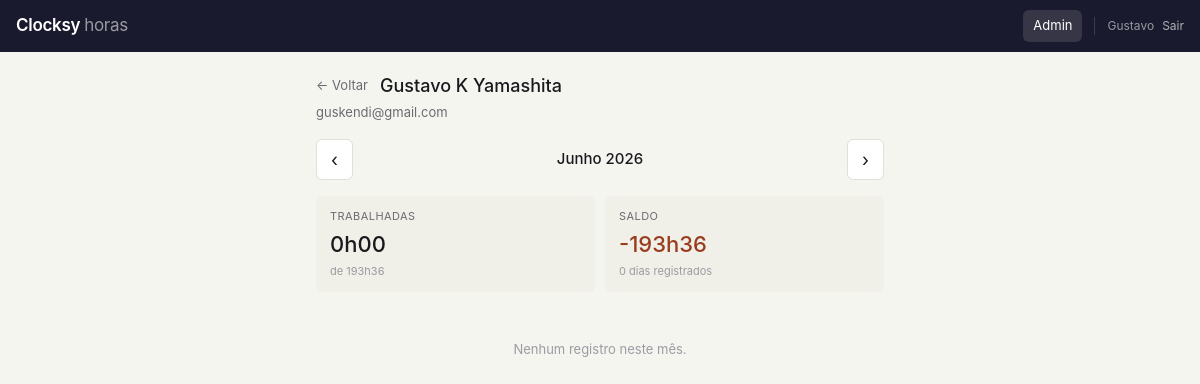
The page /admin/users/2/records (signed in) on the database its author committed.
### models.py (models this page shows, shortened)
class User(UserMixin, db.Model):
    __tablename__ = 'users'
    id = db.Column(db.Integer, primary_key=True)
    name = db.Column(db.String(100), nullable=False)
    email = db.Column(db.String(150), unique=True, nullable=False)
    password_hash = db.Column(db.String(255), nullable=False)
    is_admin = db.Column(db.Boolean, default=False)
    is_active = db.Column(db.Boolean, default=True)
    created_at = db.Column(db.DateTime, default=datetime.utcnow)
    reset_token = db.Column(db.String(255), nullable=True)
    reset_token_expires = db.Column(db.DateTime, nullable=True)
    must_change_password = db.Column(db.Boolean, default=False)
    config = db.relationship('UserConfig', backref='user', uselist=False, cascade='all, delete-orphan')
    records = db.relationship('DayRecord', backref='user', cascade='all, delete-orphan')

### app.py (the view)
@app.route('/admin/users/<int:uid>/records')
@login_required
@admin_required
def admin_user_records(uid):
    user = User.query.get_or_404(uid)
    today = date.today()
    year = int(request.args.get('year', today.year))
    month = int(request.args.get('month', today.month))
    cfg = get_user_config(user)
    _, days_in_month = calendar.monthrange(year, month)
    records = DayRecord.query.filter_by(user_id=uid).filter(
        DayRecord.record_date >= date(year, month, 1),
        DayRecord.record_date <= date(year, month, days_in_month)
    ).all()
    records_map = {r.record_date: r for r in records}
    summary = compute_month_summary(user, year, month, records_map, cfg)
    month_names = ['','Janeiro','Fevereiro','Março','Abril','Maio','Junho',
                   'Julho','Agosto','Setembro','Outubro','Novembro','Dezembro']
    return render_template('admin/user_records.html',
        viewed_user=user, year=year, month=month,
        month_name=month_names[month],
        records_map=records_map,
        summary=summary,
        minutes_to_hhmm=minutes_to_hhmm,
        JUSTIFICATION_LABELS=JUSTIFICATION_LABELS,
        today=today,
        month_names=month_names,
    )

### app.py (called while the page is built)
def admin_required(f):
    from functools import wraps
    @wraps(f)
    def decorated(*args, **kwargs):
        if not current_user.is_authenticated or not current_user.is_admin:
            abort(403)
        return f(*args, **kwargs)
    return decorated

@login_manager.user_loader
def load_user(user_id):
    return User.query.get(int(user_id))

### utils.py (called while the page is built, shortened)
def get_user_config(user):
    cfg = user.config
    work_days = [int(x) for x in cfg.work_days.split(',') if x.strip()]
    try:
        day_schedules = json.loads(cfg.day_schedules or '{}')
    except Exception:
        day_schedules = {}
    return {
        'weekly_hours': cfg.weekly_hours,
        'lunch_minutes': cfg.lunch_minutes,
        'work_days': work_days,
        'day_schedules': day_schedules
    }

def minutes_to_hhmm(mins):
    if mins is None:
        return None
    sign = '-' if mins < 0 else ''
    mins = abs(int(mins))
    h = mins // 60
    m = mins % 60
    return f'{sign}{h}h{str(m).padStart(2,"0")}' if False else f'{sign}{h}h{m:02d}'

def get_day_target_minutes(weekday, cfg):
    schedules = cfg['day_schedules']
    key = str(weekday)
    if key in schedules and schedules[key].get('entry') and schedules[key].get('exit'):
        entry_m = time_to_minutes(schedules[key]['entry'])
        exit_m = time_to_minutes(schedules[key]['exit'])
        if entry_m is not None and exit_m is not None and exit_m > entry_m:
            return (exit_m - entry_m) - cfg['lunch_minutes']
    work_days = cfg['work_days']
    if not work_days:
        return 480
    daily = (cfg['weekly_hours'] * 60) / len(work_days)
    return daily

### templates/admin/user_records.html (shortened to what this page needs)
{% extends 'base.html' %}
{% block body %}
<div class="container">
  <div style="display:flex;align-items:center;gap:12px;margin-bottom:4px">
    <a href="{{ url_for('admin_dashboard') }}" style="color:var(--text2);font-size:13px">← Voltar</a>
    <h2 style="font-size:18px;font-weight:500">{{ viewed_user.name }}</h2>
  </div>
  <p style="font-size:13px;color:var(--text2);margin-bottom:16px">{{ viewed_user.email }}</p>
  <div class="month-nav">
    <a href="{{ url_for('admin_user_records', uid=viewed_user.id, year=year-1 if month==1 else year, month=12 if month==1 else month-1) }}" class="btn-icon">‹</a>
    <span style="font-size:15px;font-weight:500">{{ month_name }} {{ year }}</span>
    <a href="{{ url_for('admin_user_records', uid=viewed_user.id, year=year+1 if month==12 else year, month=1 if month==12 else month+1) }}" class="btn-icon">›</a>
  </div>
  <div class="summary-grid">
    <div class="stat-card">
      <div class="stat-label">Trabalhadas</div>
      <div class="stat-val neu">{{ minutes_to_hhmm(summary.total_worked_mins) }}</div>
      <div class="stat-sub">de {{ minutes_to_hhmm(summary.total_target_mins) }}</div>
    </div>
    <div class="stat-card">
      <div class="stat-label">Saldo</div>
      <div class="stat-val {{ 'pos' if summary.balance_mins >= 0 else 'neg' }}">
        {{ '+' if summary.balance_mins >= 0 else '' }}{{ minutes_to_hhmm(summary.balance_mins) }}
      </div>
      <div class="stat-sub">{{ summary.days_logged }} dias registrados</div>
    </div>
  </div>
  {% set month_names = ['','Janeiro','Fevereiro','Março','Abril','Maio','Junho','Julho','Agosto','Setembro','Outubro','Novembro','Dezembro'] %}
  {% set day_names = ['Dom','Seg','Ter','Qua','Qui','Sex','Sáb'] %}
  {% if records_map %}
  <div class="admin-card">
    <table class="table">
      <thead>
        <tr><th>Data</th><th>Entrada</th><th>Saída</th><th>Justificativa</th><th></th></tr>
      </thead>
      <tbody>
      {% for rec_date, rec in records_map.items()|sort %}
      <tr>
        <td>{{ rec_date.day }} <span style="color:var(--text3);font-size:12px">{{ day_names[(rec_date.weekday()+1)%7] }}</span></td>
        <td>{{ rec.entry_time or '—' }}</td>
        <td>{{ rec.exit_time or '—' }}</td>
        <td>
          {% if rec.justification_type %}
            <span class="badge badge-amber" style="font-size:11px">{{ JUSTIFICATION_LABELS.get(rec.justification_type, rec.justification_type) }}</span>
          {% else %}—{% endif %}
        </td>
        <td>
          <form method="POST" action="{{ url_for('admin_delete_record', rid=rec.id) }}"
            onsubmit="return confirm('Remover este registro?')">
            <button type="submit" class="btn btn-sm" style="color:var(--red);border-color:var(--red)">Excluir</button>
          </form>
        </td>
      </tr>
      {% endfor %}
      </tbody>
    </table>
  </div>
  {% else %}
  <div class="empty">Nenhum registro neste mês.</div>
  {% endif %}
</div>
{% endblock %}

### templates/base.html (shortened to what this page needs)
<!DOCTYPE html>
<html lang="pt-BR">
<head>
</head>
<body>
{% if current_user.is_authenticated %}
<nav class="topbar">
  <span class="topbar-logo">Clocksy <span>horas</span></span>
  {% if not current_user.is_admin %}
  <div class="topbar-nav">
    <a href="{{ url_for('registro') }}" class="{{ 'active' if request.endpoint == 'registro' }}">Registro</a>
    <a href="{{ url_for('resumo') }}" class="{{ 'active' if request.endpoint == 'resumo' }}">Resumo</a>
    <a href="{{ url_for('config') }}" class="{{ 'active' if request.endpoint == 'config' }}">Config</a>
    <a href="{{ url_for('import_hours') }}" class="{{ 'active' if request.endpoint == 'import_hours' }}">Importar</a>
  </div>
  {% else %}
  <div class="topbar-nav">
    <a href="{{ url_for('admin_dashboard') }}" class="{{ 'active' if 'admin' in request.endpoint }}">Admin</a>
  </div>
  {% endif %}
  <div class="topbar-user">
    {{ current_user.name.split()[0] }}
    <a href="{{ url_for('logout') }}">Sair</a>
  </div>
</nav>
{% endif %}
{% block body %}{% endblock %}
</body>
</html>

### templates/base.html (style rules this page uses)
:root { --bg: #f5f5f0; --surface: #ffffff; --surface2: #f0efe8; --border: #e0dfd8; --text: #1a1a1e; --text2: #6b6b72; --text3: #9b9ba2; --accent: #1a1a2e; --accent-light: #2d2d50; --green: #0f6e56; --green-bg: #e1f5ee; --red: #993c1d; --red-bg: #faece7; --amber: #854f0b; --amber-bg: #faeeda; --blue: #185fa5; --blue-bg: #e6f1fb; --radius: 10px; --radius-sm: 6px; }
* { box-sizing: border-box; margin: 0; padding: 0; }
body { font-family: -apple-system, BlinkMacSystemFont, 'Segoe UI', sans-serif; background: var(--bg); color: var(--text); font-size: 15px; line-height: 1.5; min-height: 100vh; }
a { color: inherit; text-decoration: none; }
.topbar { background: var(--accent); color: #fff; padding: 0 16px; display: flex; align-items: center; height: 52px; gap: 12px; position: sticky; top: 0; z-index: 100; }
.topbar-logo { font-size: 17px; font-weight: 600; letter-spacing: -0.3px; color: #fff; flex: 1; }
.topbar-logo span { opacity: .55; font-weight: 400; }
.topbar-nav { display: flex; gap: 4px; }
.topbar-nav a { color: rgba(255,255,255,.65); font-size: 13px; padding: 6px 10px; border-radius: var(--radius-sm); transition: background .15s, color .15s; }
.topbar-nav a:hover, .topbar-nav a.active { background: rgba(255,255,255,.12); color: #fff; }
.topbar-user { font-size: 12px; color: rgba(255,255,255,.55); border-left: 1px solid rgba(255,255,255,.15); padding-left: 12px; display: flex; align-items: center; gap: 8px; }
.topbar-user a { color: rgba(255,255,255,.65); font-size: 12px; }
.container { max-width: 600px; margin: 0 auto; padding: 20px 16px 80px; }
.month-nav { display: flex; align-items: center; justify-content: space-between; margin-bottom: 16px; }
.btn-icon { background: var(--surface); border: 0.5px solid var(--border); border-radius: var(--radius-sm); padding: 6px 14px; font-size: 18px; cursor: pointer; color: var(--text); transition: background .15s; }
.summary-grid { display: grid; grid-template-columns: 1fr 1fr; gap: 10px; margin-bottom: 16px; }
.stat-card { background: var(--surface2); border-radius: var(--radius-sm); padding: 12px 14px; }
.stat-label { font-size: 11px; color: var(--text2); text-transform: uppercase; letter-spacing: .04em; margin-bottom: 4px; }
.stat-val { font-size: 22px; font-weight: 500; }
.stat-sub { font-size: 11px; color: var(--text3); margin-top: 2px; }
.neg { color: var(--red); }
.neu { color: var(--text); }
.empty { text-align: center; color: var(--text3); font-size: 13px; padding: 32px 0; }

### rows shown on the page
User: name "Gustavo"
User: name "Gustavo K Yamashita", email "guskendi@gmail.com"

### other values the page prints
{{ month_name }} "Junho"
{{ year }} "2026"
{{ minutes_to_hhmm(summary.total_worked_mins) }} "0h00"
{{ minutes_to_hhmm(summary.total_target_mins) }} "193h36"
{{ minutes_to_hhmm(summary.balance_mins) }} "-193h36"
{{ summary.days_logged }} "0"
